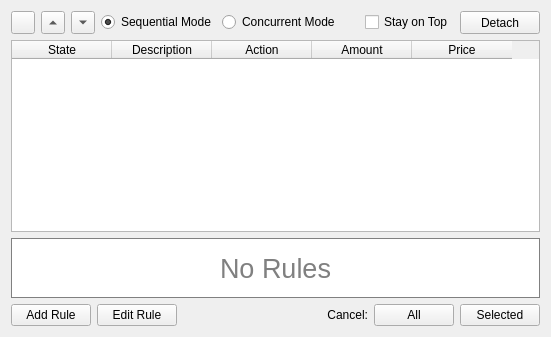
       <widget class="QWidget" name="tabRules">
        <attribute name="title">
         <string>Rules</string>
        </attribute>
        <layout class="QGridLayout" name="gridLayout_5">
         <item row="0" column="0">
          <widget class="QToolButton" name="ruleBeep">
           <property name="accessibleDescription">
            <string>TOGGLE_SOUND</string>
           </property>
           <property name="text">
            <string/>
           </property>
           <property name="icon">
            <iconset resource="QtResource.qrc">
             <normaloff>:/Resources/Mute.png</normaloff>:/Resources/Mute.png</iconset>
           </property>
           <property name="checkable">
            <bool>true</bool>
           </property>
           <property name="checked">
            <bool>false</bool>
           </property>
          </widget>
         </item>
         <item row="0" column="1">
          <widget class="QToolButton" name="ruleUp">
           <property name="text">
            <string/>
           </property>
           <property name="arrowType">
            <enum>Qt::UpArrow</enum>
           </property>
          </widget>
         </item>
         <item row="0" column="2">
          <widget class="QToolButton" name="ruleDown">
           <property name="text">
            <string/>
           </property>
           <property name="arrowType">
            <enum>Qt::DownArrow</enum>
           </property>
          </widget>
         </item>
         <item row="0" column="3">
          <widget class="QRadioButton" name="ruleSequencialMode">
           <property name="accessibleName">
            <string>SEQUENTIAL_MODE</string>
           </property>
           <property name="styleSheet">
            <string notr="true">QRadioButton:disabled:checked {color: black;}</string>
           </property>
           <property name="text">
            <string>Sequential Mode</string>
           </property>
           <property name="checked">
            <bool>true</bool>
           </property>
          </widget>
         </item>
         <item row="0" column="4">
          <widget class="QRadioButton" name="ruleConcurrentMode">
           <property name="accessibleName">
            <string>CONCURRENT_MODE</string>
           </property>
           <property name="styleSheet">
            <string notr="true">QRadioButton:disabled:checked {color: black;}</string>
           </property>
           <property name="text">
            <string>Concurrent Mode</string>
           </property>
          </widget>
         </item>
         <item row="1" column="0" colspan="10">
          <widget class="QTableWidget" name="rulesTable">
           <property name="sizePolicy">
            <sizepolicy hsizetype="Preferred" vsizetype="Expanding">
             <horstretch>0</horstretch>
             <verstretch>0</verstretch>
            </sizepolicy>
           </property>
           <property name="minimumSize">
            <size>
             <width>0</width>
             <height>60</height>
            </size>
           </property>
           <property name="editTriggers">
            <set>QAbstractItemView::NoEditTriggers</set>
           </property>
           <property name="alternatingRowColors">
            <bool>true</bool>
           </property>
           <property name="selectionMode">
            <enum>QAbstractItemView::ExtendedSelection</enum>
           </property>
           <property name="selectionBehavior">
            <enum>QAbstractItemView::SelectRows</enum>
           </property>
           <property name="verticalScrollMode">
            <enum>QAbstractItemView::ScrollPerPixel</enum>
           </property>
           <property name="horizontalScrollMode">
            <enum>QAbstractItemView::ScrollPerPixel</enum>
           </property>
           <property name="gridStyle">
            <enum>Qt::SolidLine</enum>
           </property>
           <attribute name="horizontalHeaderHighlightSections">
            <bool>false</bool>
           </attribute>
           <attribute name="verticalHeaderDefaultSectionSize">
            <number>26</number>
           </attribute>
           <attribute name="verticalHeaderHighlightSections">
            <bool>false</bool>
           </attribute>
           <column>
            <property name="text">
             <string>State</string>
            </property>
           </column>
           <column>
            <property name="text">
             <string>Description</string>
            </property>
           </column>
           <column>
            <property name="text">
             <string>Action</string>
            </property>
           </column>
           <column>
            <property name="text">
             <string>Amount</string>
            </property>
           </column>
           <column>
            <property name="text">
             <string>Price</string>
            </property>
           </column>
          </widget>
         </item>
         <item row="0" column="8">
          <widget class="QCheckBox" name="tabRulesOnTop">
           <property name="accessibleName">
            <string>STAYS_ON_TOP</string>
           </property>
           <property name="text">
            <string>Stay on Top</string>
           </property>
          </widget>
         </item>
         <item row="0" column="9">
          <widget class="QPushButton" name="detachRules">
           <property name="sizePolicy">
            <sizepolicy hsizetype="Maximum" vsizetype="Preferred">
             <horstretch>0</horstretch>
             <verstretch>0</verstretch>
            </sizepolicy>
           </property>
           <property name="accessibleName">
            <string>DETACH_TAB</string>
           </property>
           <property name="text">
            <string>Detach</string>
           </property>
          </widget>
         </item>
         <item row="0" column="5" colspan="3">
          <spacer name="horizontalSpacer_4">
           <property name="orientation">
            <enum>Qt::Horizontal</enum>
           </property>
           <property name="sizeHint" stdset="0">
            <size>
             <width>13</width>
             <height>20</height>
            </size>
           </property>
          </spacer>
         </item>
         <item row="3" column="0" colspan="10">
          <layout class="QHBoxLayout" name="horizontalLayout_4">
           <item>
            <widget class="QPushButton" name="ruleAddButton">
             <property name="sizePolicy">
              <sizepolicy hsizetype="Preferred" vsizetype="Fixed">
               <horstretch>0</horstretch>
               <verstretch>0</verstretch>
              </sizepolicy>
             </property>
             <property name="minimumSize">
              <size>
               <width>60</width>
               <height>0</height>
              </size>
             </property>
             <property name="accessibleName">
              <string>TR00027</string>
             </property>
             <property name="text">
              <string>Add Rule</string>
             </property>
            </widget>
           </item>
           <item>
            <widget class="QPushButton" name="ruleEditButton">
             <property name="sizePolicy">
              <sizepolicy hsizetype="Preferred" vsizetype="Fixed">
               <horstretch>0</horstretch>
               <verstretch>0</verstretch>
              </sizepolicy>
             </property>
             <property name="minimumSize">
              <size>
               <width>60</width>
               <height>0</height>
              </size>
             </property>
             <property name="accessibleName">
              <string>RULE_EDIT</string>
             </property>
             <property name="text">
              <string>Edit Rule</string>
             </property>
            </widget>
           </item>
           <item>
            <widget class="QLabel" name="label_32">
             <property name="sizePolicy">
              <sizepolicy hsizetype="Expanding" vsizetype="Preferred">
               <horstretch>0</horstretch>
               <verstretch>0</verstretch>
              </sizepolicy>
             </property>
             <property name="accessibleName">
              <string>REMOVE_ORDERS</string>
             </property>
             <property name="text">
              <string>Cancel:</string>
             </property>
             <property name="alignment">
              <set>Qt::AlignRight|Qt::AlignTrailing|Qt::AlignVCenter</set>
             </property>
            </widget>
           </item>
           <item>
            <widget class="QPushButton" name="ruleRemoveAll">
             <property name="sizePolicy">
              <sizepolicy hsizetype="Preferred" vsizetype="Fixed">
               <horstretch>0</horstretch>
               <verstretch>0</verstretch>
              </sizepolicy>
             </property>
             <property name="minimumSize">
              <size>
               <width>60</width>
               <height>0</height>
              </size>
             </property>
             <property name="accessibleName">
              <string>CANCEL_ALL_ORDERS</string>
             </property>
             <property name="text">
              <string>All</string>
             </property>
            </widget>
           </item>
           <item>
            <widget class="QPushButton" name="ruleRemove">
             <property name="sizePolicy">
              <sizepolicy hsizetype="Preferred" vsizetype="Fixed">
               <horstretch>0</horstretch>
               <verstretch>0</verstretch>
              </sizepolicy>
             </property>
             <property name="minimumSize">
              <size>
               <width>60</width>
               <height>0</height>
              </size>
             </property>
             <property name="accessibleName">
              <string>CANCEL_SELECTED_ORDERS</string>
             </property>
             <property name="text">
              <string>Selected</string>
             </property>
            </widget>
           </item>
          </layout>
         </item>
         <item row="2" column="0" colspan="10">
          <widget class="QLabel" name="rulesNoMessage">
           <property name="sizePolicy">
            <sizepolicy hsizetype="Preferred" vsizetype="Expanding">
             <horstretch>0</horstretch>
             <verstretch>0</verstretch>
            </sizepolicy>
           </property>
           <property name="minimumSize">
            <size>
             <width>60</width>
             <height>60</height>
            </size>
           </property>
           <property name="font">
            <font>
             <pointsize>20</pointsize>
            </font>
           </property>
           <property name="accessibleName">
            <string>RULE_NOITEMS</string>
           </property>
           <property name="styleSheet">
            <string notr="true">border: 1px solid gray; background: white; color: gray</string>
           </property>
           <property name="text">
            <string>No Rules</string>
           </property>
           <property name="alignment">
            <set>Qt::AlignCenter</set>
           </property>
           <property name="wordWrap">
            <bool>true</bool>
           </property>
           <property name="margin">
            <number>4</number>
           </property>
          </widget>
         </item>
        </layout>
       </widget>
